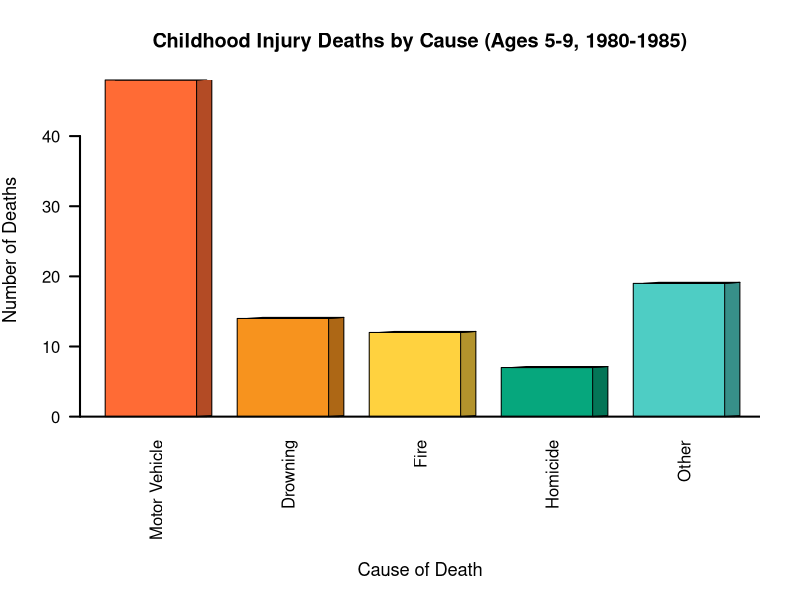
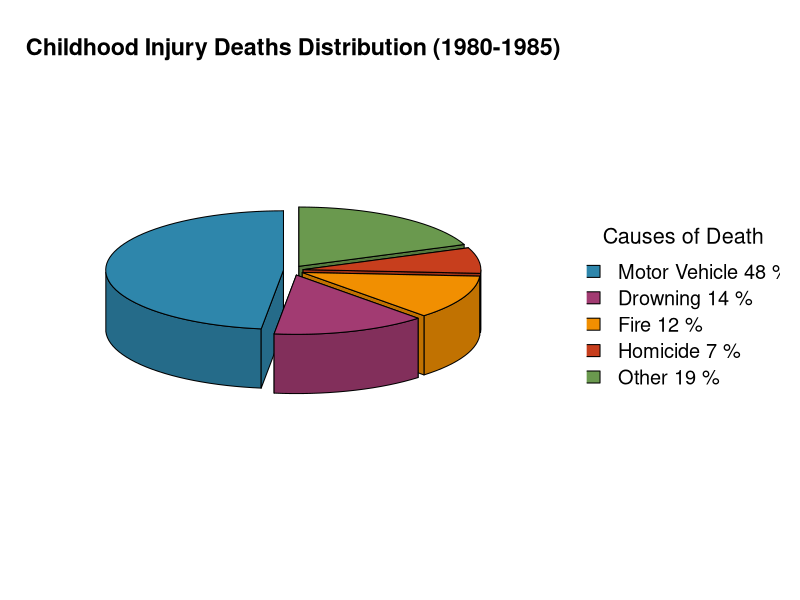
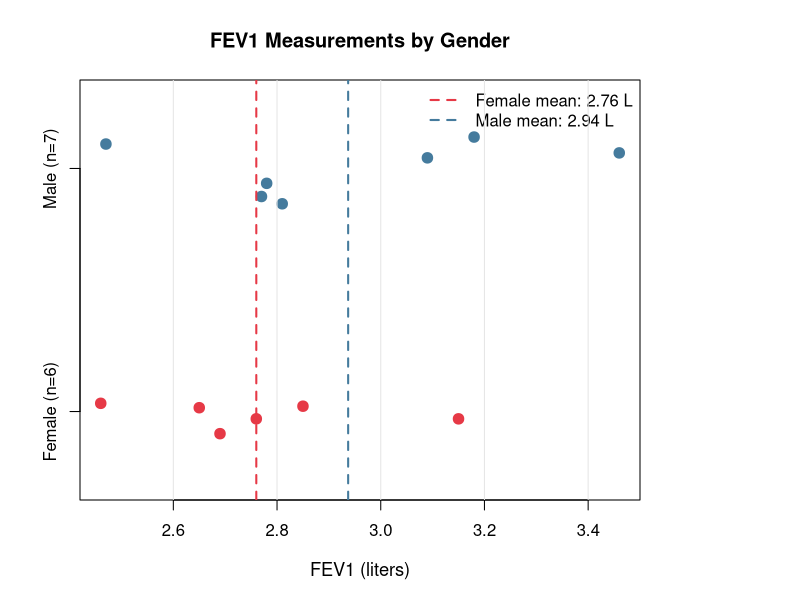

Source code (R) for these figures, in order:
# Improved Chart Generation for Week 1 Slides
# Fix pie chart and dot plot issues

# Load required data
injury_data <- data.frame(
  cause = rep(c("Motor Vehicle", "Drowning", "Fire", "Homicide", "Other"),
              times = c(48, 14, 12, 7, 19))
)
injury_data$cause <- factor(injury_data$cause,
                           levels = c("Motor Vehicle", "Drowning", "Fire", "Homicide", "Other"))

fev1_data <- data.frame(
  subject_id = 1:13,
  fev1_liters = c(2.46, 2.65, 2.69, 2.76, 2.85, 3.15, 2.47, 2.77, 2.78,
                  2.81, 3.09, 3.18, 3.46),
  gender = c("F", "F", "F", "F", "F", "F", "M", "M", "M", "M", "M", "M", "M")
)
fev1_data$gender <- factor(fev1_data$gender, levels = c("F", "M"), labels = c("Female", "Male"))

# ============================================================================
# IMPROVED 3D BAR CHART
# ============================================================================

# Create 3D bar chart with plotrix
injury_counts <- table(injury_data$cause)
pdf("barplot_injuries.pdf", width = 8, height = 6)

# Create enhanced 3D-style bar chart
par(mar = c(9, 4, 4, 2))  # Increase bottom margin for x-axis label

# Create gradient colors for 3D effect (lighter to darker)
bar_colors <- c("#FF6B35", "#F7931E", "#FFD23F", "#06A77D", "#4ECDC4")

# Create the bar chart with enhanced styling
bar_pos <- barplot(injury_counts,
                   main = "Childhood Injury Deaths by Cause (Ages 5-9, 1980-1985)",
                   ylab = "Number of Deaths",
                   xlab = "",  # Remove xlab here
                   col = bar_colors,
                   border = "black",
                   las = 2,
                   cex.main = 1.2,
                   cex.lab = 1.1,
                   lwd = 2,
                   space = 0.3)

# Add depth effect by drawing darker rectangles behind each bar
for(i in 1:length(injury_counts)) {
  # Calculate bar dimensions
  bar_height <- injury_counts[i]
  bar_left <- bar_pos[i] - 0.4
  bar_right <- bar_pos[i] + 0.4

  # Draw 3D depth effect (top and right side)
  depth_offset <- 0.15

  # Right side of bar (darker color)
  darker_color <- adjustcolor(bar_colors[i], red.f = 0.7, green.f = 0.7, blue.f = 0.7)
  polygon(c(bar_right, bar_right + depth_offset, bar_right + depth_offset, bar_right),
          c(0, depth_offset, bar_height + depth_offset, bar_height),
          col = darker_color, border = "black", lwd = 1)

  # Top of bar (lighter color)
  lighter_color <- adjustcolor(bar_colors[i], red.f = 1.2, green.f = 1.2, blue.f = 1.2)
  polygon(c(bar_left, bar_left + depth_offset, bar_right + depth_offset, bar_right),
          c(bar_height, bar_height + depth_offset, bar_height + depth_offset, bar_height),
          col = lighter_color, border = "black", lwd = 1)
}

# Add horizontal line at y=0 (x-axis baseline)
abline(h = 0, lwd = 2, col = "black")

# Add x-axis label below the category labels
mtext("Cause of Death", side = 1, line = 7, cex = 1.1)

dev.off()

# ============================================================================
# IMPROVED PIE CHART
# ============================================================================

# Better color palette with more contrast
pie_colors <- c("#2E86AB", "#A23B72", "#F18F01", "#C73E1D", "#6A994E")

# Calculate percentages correctly
injury_counts <- table(injury_data$cause)
injury_percentages <- round(prop.table(injury_counts) * 100, 1)

# Create improved 3D pie chart
# First check if plotrix is available, if not use regular pie
if (!require(plotrix, quietly = TRUE)) {
  install.packages("plotrix")
  library(plotrix)
}

pdf("piechart_injuries.pdf", width = 12, height = 8)
# Set up layout with pie chart on left and legend on right - closer spacing
layout(matrix(c(1, 2), nrow = 1), widths = c(2.2, 0.8))

# Left panel: Pie chart
par(mar = c(4, 2, 5, 0))  # Remove right margin
pie3D(injury_counts,
      labels = "",     # No labels on the chart itself
      main = "Childhood Injury Deaths Distribution (1980-1985)",
      col = pie_colors,
      explode = 0.05,  # Minimal separation between slices
      theta = pi/6,    # 3D angle
      radius = 0.9,    # Fill the available space
      height = 0.15,   # 3D depth
      start = pi/2,    # Start angle
      cex.main = 1.4)  # Title size

# Right panel: Legend - positioned closer and centered
par(mar = c(4, 0, 5, 1))  # Remove left margin
plot.new()
legend("center",
       legend = paste(names(injury_counts), injury_percentages, "%"),
       fill = pie_colors,
       cex = 1.2,
       bty = "n",
       title = "Causes of Death",
       title.cex = 1.3,
       y.intersp = 1.1)  # Spacing between legend items

dev.off()

# ============================================================================
# IMPROVED DOT PLOT - Show gender differences
# ============================================================================

pdf("dotplot_fev1.pdf", width = 10, height = 6)
par(mar = c(5, 4, 4, 8))

# Create stripchart with gender separation
stripchart(
    fev1_liters ~ gender,
    data = fev1_data,
    main = "FEV1 Measurements by Gender",
    xlab = "FEV1 (liters)",
    ylab = "",
    method = "jitter",
    jitter = 0.15,
    pch = 19,
    col = c("#E63946", "#457B9D"),  # Red for Female, Blue for Male
    cex = 1.4,
    vertical = FALSE,
    group.names = c("Female (n=6)", "Male (n=7)"),
    cex.main = 1.2,
    cex.lab = 1.1
)

# Add vertical lines for group means
female_mean <- mean(fev1_data$fev1_liters[fev1_data$gender == "Female"])
male_mean <- mean(fev1_data$fev1_liters[fev1_data$gender == "Male"])

abline(v = female_mean, col = "#E63946", lty = 2, lwd = 2)
abline(v = male_mean, col = "#457B9D", lty = 2, lwd = 2)

# Add legend
legend("topright",
       legend = c(paste("Female mean:", round(female_mean, 2), "L"),
                  paste("Male mean:", round(male_mean, 2), "L")),
       col = c("#E63946", "#457B9D"),
       lty = 2,
       lwd = 2,
       bty = "n")

# Add grid for better readability
grid(nx = NULL, ny = NA, col = "gray90", lty = 1)

dev.off()

cat("Improved 3D charts generated successfully!\n")
cat("Files created: barplot_injuries.pdf, piechart_injuries.pdf, dotplot_fev1.pdf\n")
